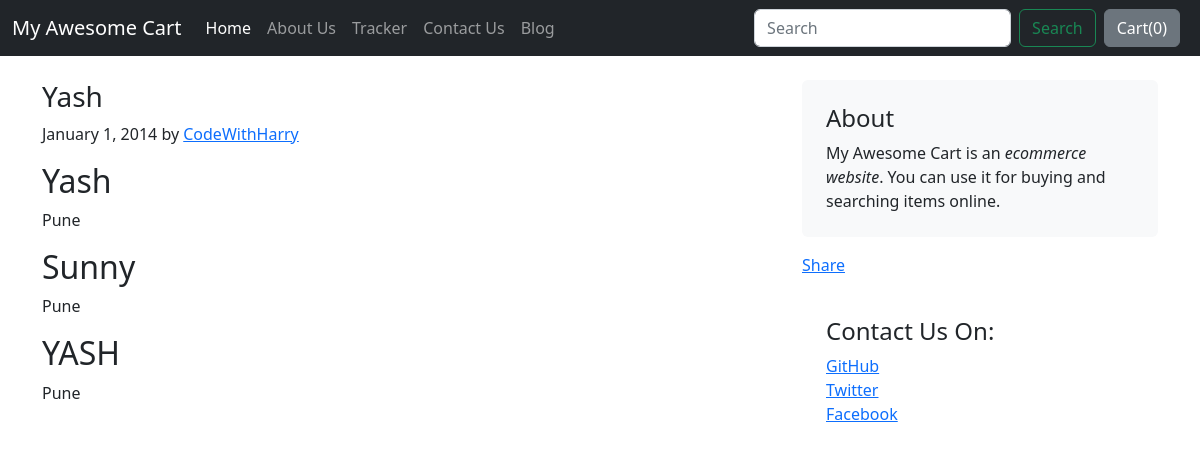
The page /blog/blogpost/1 on the database its author committed.
### blog/models.py (models this page shows)
class Blogpost(models.Model):
    post_id = models.AutoField(primary_key= True)
    title = models.CharField(max_length=50)
    head0 = models.CharField(max_length=500, default="")
    chead0 = models.CharField(max_length=5000, default="")
    head1 = models.CharField(max_length=500, default="")
    chead1 = models.CharField(max_length=5000, default="")
    head2 = models.CharField(max_length=500, default="")
    chead2 = models.CharField(max_length=5000, default="")
    pub_date = models.DateField()
    thumbnail = models.ImageField(upload_to='shop/images', default="")
    def __str__(self):
        return self.title

### blog/views.py (the view)
# urls.py: path("blogpost/<int:id>", views.blogpost, name="blogHome")
def blogpost(request, id):
    post = Blogpost.objects.filter(post_id = id)[0]
    print(post)
    return render(request, 'blog/blogpost.html',{'post':post})

### blog/templates/blog/blogpost.html (shortened to what this page needs)
{%extends 'blog/basic.html'%}
{%block body%}
<div class="container">
    <div class="row mt-4">
        <div class="col-md-8 blog-main">
            <h3 class="font-italic">
                {{post.title}}
            </h3>
            <div class="blog-post">
                <p class="blog-post-meta">January 1, 2014 by <a href="#">CodeWithHarry</a></p>
                <h2>{{post.head0}}</h2>
                <p>{{post.chead0}}</p>
                <h2>{{post.head1}}</h2>
                <p>{{post.chead1}}</p>
                <h2>{{post.head2}}</h2>
                <p>{{post.chead2}}</p>
            </div>
        </div>
        <aside class="col-md-4 blog-sidebar">
            <div class="p-4 mb-3 bg-light rounded">
                <h4 class="font-italic">About</h4>
                <p class="mb-0">My Awesome Cart is an <em>ecommerce website</em>. You can use it for buying and searching items online. </p>
            </div>
            <div class="my-3 fb-share-button" data-href="http://127.0.0.1:8000/blog/blogpost/{{post.post_id}}" data-layout="" data-size=""><a target="_blank" href="https://www.facebook.com/sharer/sharer.php?u=http%3A%2F%2F127.0.0.1%3A8000%2Fblog%2Fblogpost%2F3&amp;src=sdkpreparse" class="fb-xfbml-parse-ignore">Share</a></div>            <div class="p-4">
                <h4 class="font-italic">Contact Us On: </h4>
                <ol class="list-unstyled">
                    <li><a href="#">GitHub</a></li>
                    <li><a href="#">Twitter</a></li>
                    <li><a href="#">Facebook</a></li>
                </ol>
            </div>
        </aside>
    </div>
</div>
{%endblock%}

### rows shown on the page
Blogpost: title "Yash", head0 "Yash", chead0 "Pune", head1 "Sunny", chead1 "Pune", head2 "YASH", chead2 "Pune"
